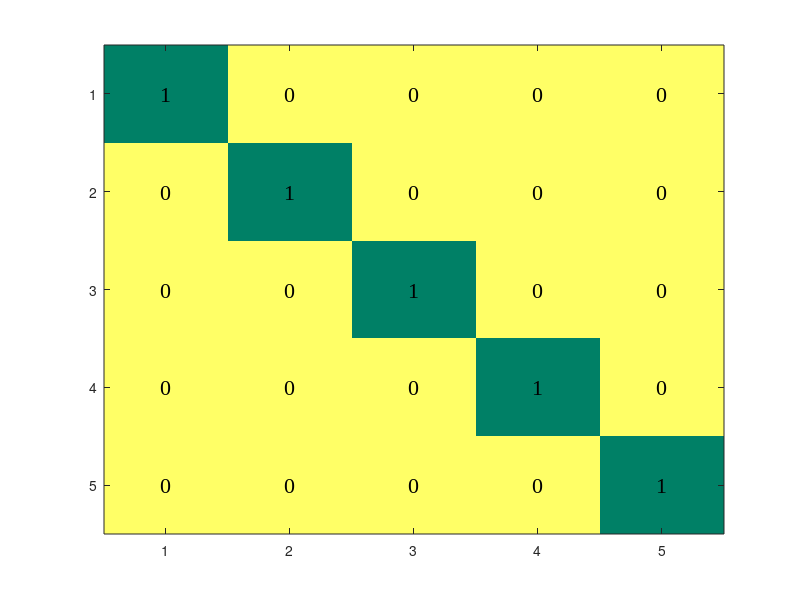

The MATLAB source for this figure: (Note: this script raises an error after producing the figure.)
function PlotConfusionMatrix(conf_mat,classes_names)
%This function allows to compute and plot confusion matrix after
%Downloaded from https://www.mathworks.com/matlabcentral/fileexchange/48632-multiclass-svm-classifier/content/DSVM/confusion_matrix.m
%classification process
%Inputs:
%conf_mat: confusion matrix
%classes_names: cell array cotaining names of classes Example: {'AWA','S1','S2','SWS','Rem'}
%Outputs:
%Cmat: confusion matrix values

if (nargin == 0) %DEMO
    conf_mat = eye(5);
    classes_names = {'class1','class2','class3','class5','class5'};
end

conf_mat_prop = zeros(size(conf_mat));

L=size(conf_mat, 1);
for i=1:L
    conf_mat_prop(i,:)=conf_mat(i,:)./sum(conf_mat(i,:));
end

imagesc(conf_mat_prop);colormap(flipud(summer));caxis([0,1])
textstr=num2str(conf_mat(:),'%d');
textstr=strtrim(cellstr(textstr));
[x,y]=meshgrid(1:L);
hstrg=text(x(:),y(:),textstr(:),'HorizontalAlignment','center','FontSize',16,'FontName','Times New Roman');
midvalue=mean(get(gca,'Clim'));
textColors=repmat(conf_mat_prop(:)>midvalue,1,3);
set(hstrg,{'color'},num2cell(textColors,2));
set(gca,'XTick',1:L,'XTickLabel',classes_names,'YTick',1:L,'YTickLabel',classes_names,'TickLength',[0,0],'FontSize',13,'FontName','Times New Roman');
colorbar;
xlabel('Predicted');
ylabel('Actual');
set(gca,'XAxisLocation','top');
title('Confusion matrix');
end